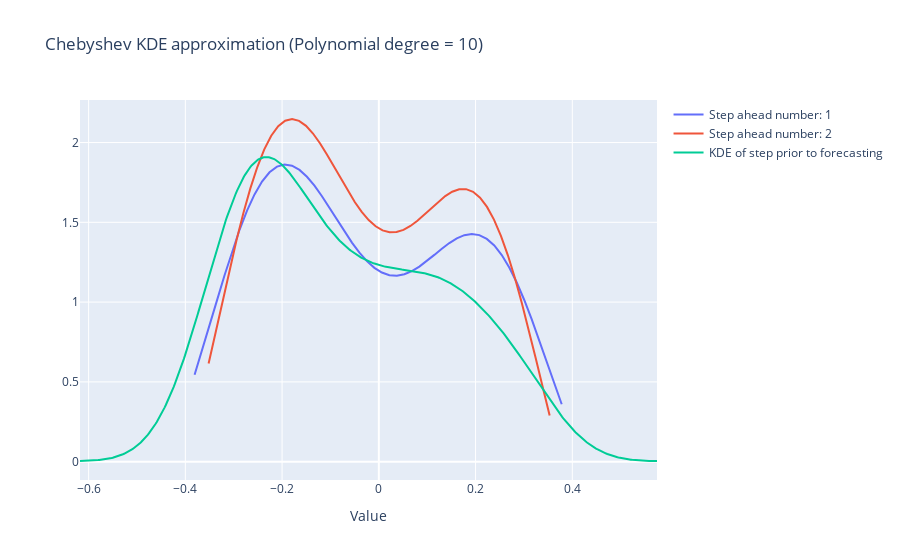

Source (notebook cell):
### Code cell
# Sample size for each curve approximation
sample_size = [50, 50]
sample_total = rejection_sampling(new_coefficients, forward_intervals, sample_size = sample_size, plot_pdfs = True, pdf_check = True, degree=degree)
